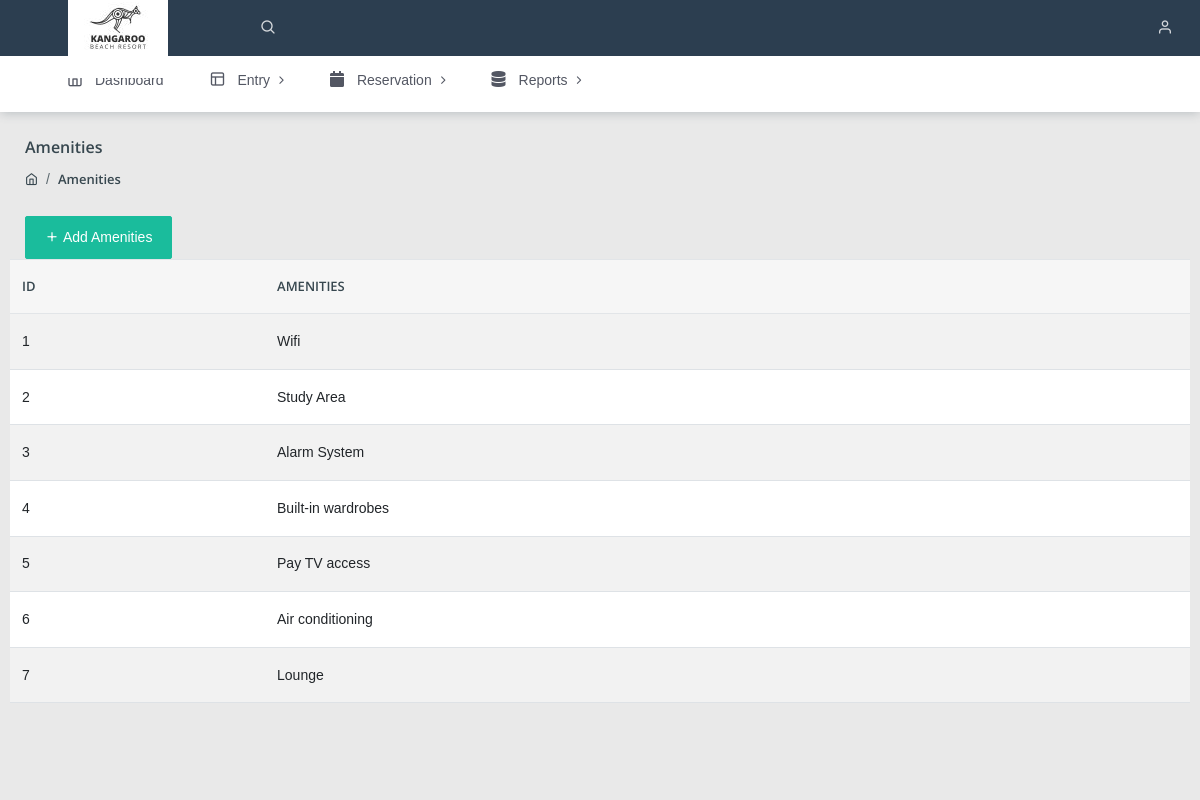
Page /admin/amenities.php (signed in) on the committed database.
### tables this page shows
CREATE TABLE IF NOT EXISTS `amenities` (
  `id` bigint NOT NULL AUTO_INCREMENT,
  `amenities` varchar(255) NOT NULL DEFAULT '',
  `icons` varchar(50) DEFAULT NULL,
  `active` int NOT NULL DEFAULT '1',
  PRIMARY KEY (`id`)
);

### admin/amenities.php (the view, shortened to what this page needs)
<?php include('../include/session.php'); ?>
<!DOCTYPE html>
<html lang="en">
<head>
    <link rel="stylesheet" href="https://cdnjs.cloudflare.com/ajax/libs/twitter-bootstrap/5.3.0/css/bootstrap.min.css">
    <link rel="stylesheet" href="https://cdn.datatables.net/2.0.5/css/dataTables.bootstrap5.css">
    <link rel="stylesheet" href="../assets/css/style.css">
</head>
<body class="">
	<?php include('../include/navbar.php') ?>
	<?php include('../include/header.php') ?>
<div class="pcoded-main-container">
    <div class="pcoded-content">
        <div class="page-header">
            <div class="page-block">
                <div class="row align-items-center">
                    <div class="col-md-12">
                        <div class="page-header-title">
                            <h5 class="m-b-10">Amenities</h5>
                        </div>
                        <ul class="breadcrumb">
                            <li class="breadcrumb-item"><a href="/"><i class="feather icon-home"></i></a></li>
                            <li class="breadcrumb-item"><a href="amenities.php">Amenities</a></li>
                        </ul>
                    </div>
                </div>
            </div>
        </div>
        <div class="row">
            <div class="col-md-4">
                <button type="button" class="btn  btn-primary" data-toggle="modal" data-target="#exampleModalCenter"><i class="feather icon-plus"></i> Add Amenities</button>
            </div>
            <table id="example" class="table table-striped" style="width:100%">
                <thead>
                    <tr>
                        <th style="text-align: left">Id</th>
                        <th>Amenities</th>
                    </tr>
                </thead>
                <tbody>
                    <?php $query = mysqli_query($con, "SELECT amenities.id, amenities.amenities FROM amenities WHERE amenities.active = 1");
                    while($row= mysqli_fetch_array($query)){
                    ?>
                    <tr>
                        <td style="text-align: left"><?php echo $row['id']; ?></td>
                        <td><?php echo $row['amenities']; ?></td>
                    </tr>
                    <?php } ?>
                </tbody>
            </table>
        </div>
    </div>
</div>
</body>
</html>

### rows in the picture
amenities: id "1", amenities "Wifi"
amenities: id "2", amenities "Study Area"
amenities: id "3", amenities "Alarm System"
amenities: id "4", amenities "Built-in wardrobes"
amenities: id "5", amenities "Pay TV access"
amenities: id "6", amenities "Air conditioning"
amenities: id "7", amenities "Lounge"
